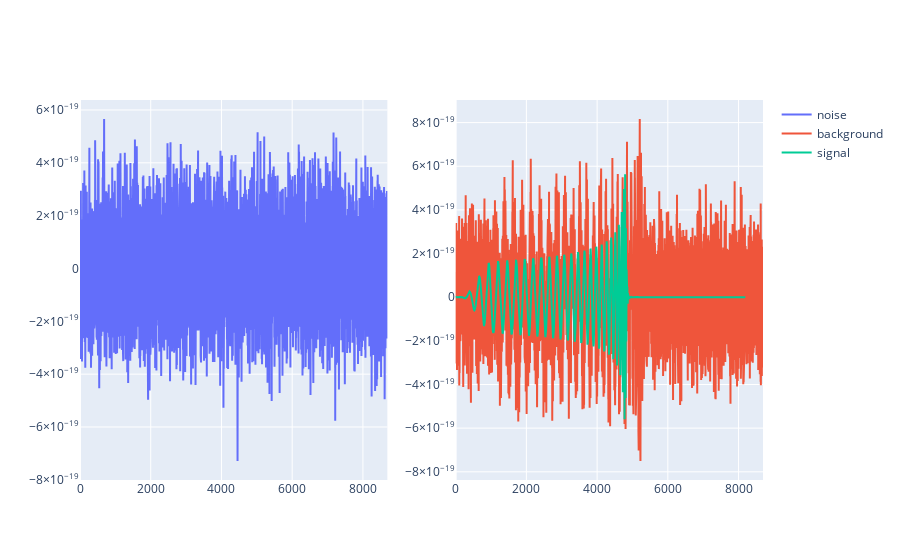

The notebook cell saved with this chart:
### Markdown cell above
Next let's visualise the two different types of time series that we wish to classify: one that is pure noise vs. one that is composed of noise plus an embedded gravitational wave signal:

### Code cell
import numpy as np
from plotly.subplots import make_subplots
import plotly.graph_objects as go

# get the index corresponding to the first pure noise time series
background_idx = np.argmin(labels)
# get the index corresponding to the first noise + gravitational wave time series
signal_idx = np.argmax(labels)

ts_noise = noisy_signals[background_idx]
ts_background = noisy_signals[signal_idx]
ts_signal = gw_signals[signal_idx]

fig = make_subplots(rows=1, cols=2)

fig.add_trace(
    go.Scatter(x=list(range(len(ts_noise))), y=ts_noise, mode="lines", name="noise"),
    row=1,
    col=1,
)

fig.add_trace(
    go.Scatter(
        x=list(range(len(ts_background))),
        y=ts_background,
        mode="lines",
        name="background",
    ),
    row=1,
    col=2,
)

fig.add_trace(
    go.Scatter(x=list(range(len(ts_signal))), y=ts_signal, mode="lines", name="signal"),
    row=1,
    col=2,
)
fig.show()

### Figure 1 — Plotly figure (JSON) as saved in the notebook; plotly's stock layout.template omitted (floating-point values rounded to 4 significant figures; data arrays with more than 128 entries replaced by an {"elided": "..."} marker saying what was removed)
{"data": [{"mode": "lines", "name": "noise", "type": "scatter", "x": {"elided": "8692 int values"}, "xaxis": "x", "y": {"elided": "8692 float values"}, "yaxis": "y"}, {"mode": "lines", "name": "background", "type": "scatter", "x": {"elided": "8692 int values"}, "xaxis": "x2", "y": {"elided": "8692 float values"}, "yaxis": "y2"}, {"mode": "lines", "name": "signal", "type": "scatter", "x": {"elided": "8192 int values"}, "xaxis": "x2", "y": {"elided": "8192 float values"}, "yaxis": "y2"}], "layout": {"xaxis": {"anchor": "y", "domain": [0, 0.45]}, "xaxis2": {"anchor": "y2", "domain": [0.55, 1]}, "yaxis": {"anchor": "x", "domain": [0, 1]}, "yaxis2": {"anchor": "x2", "domain": [0, 1]}}}
